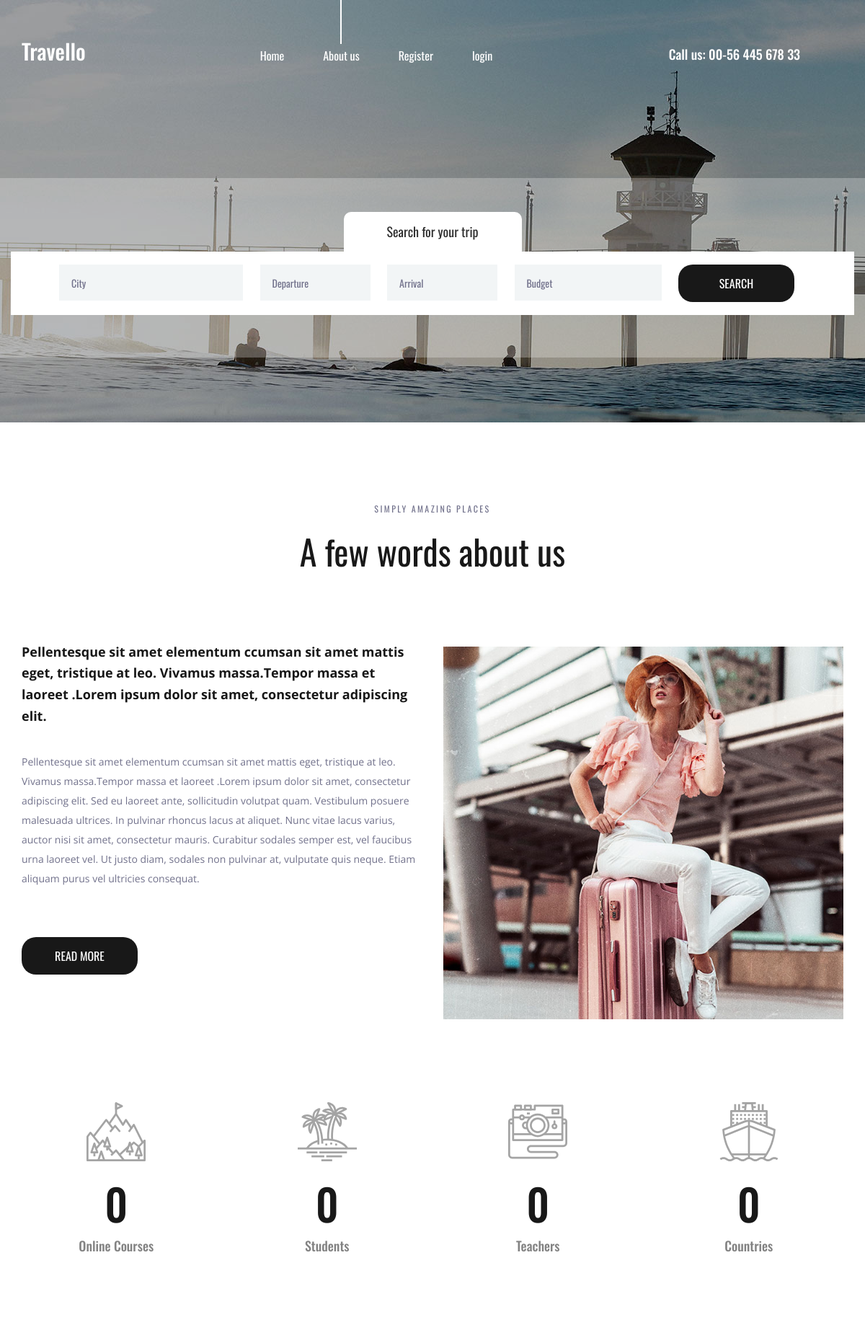
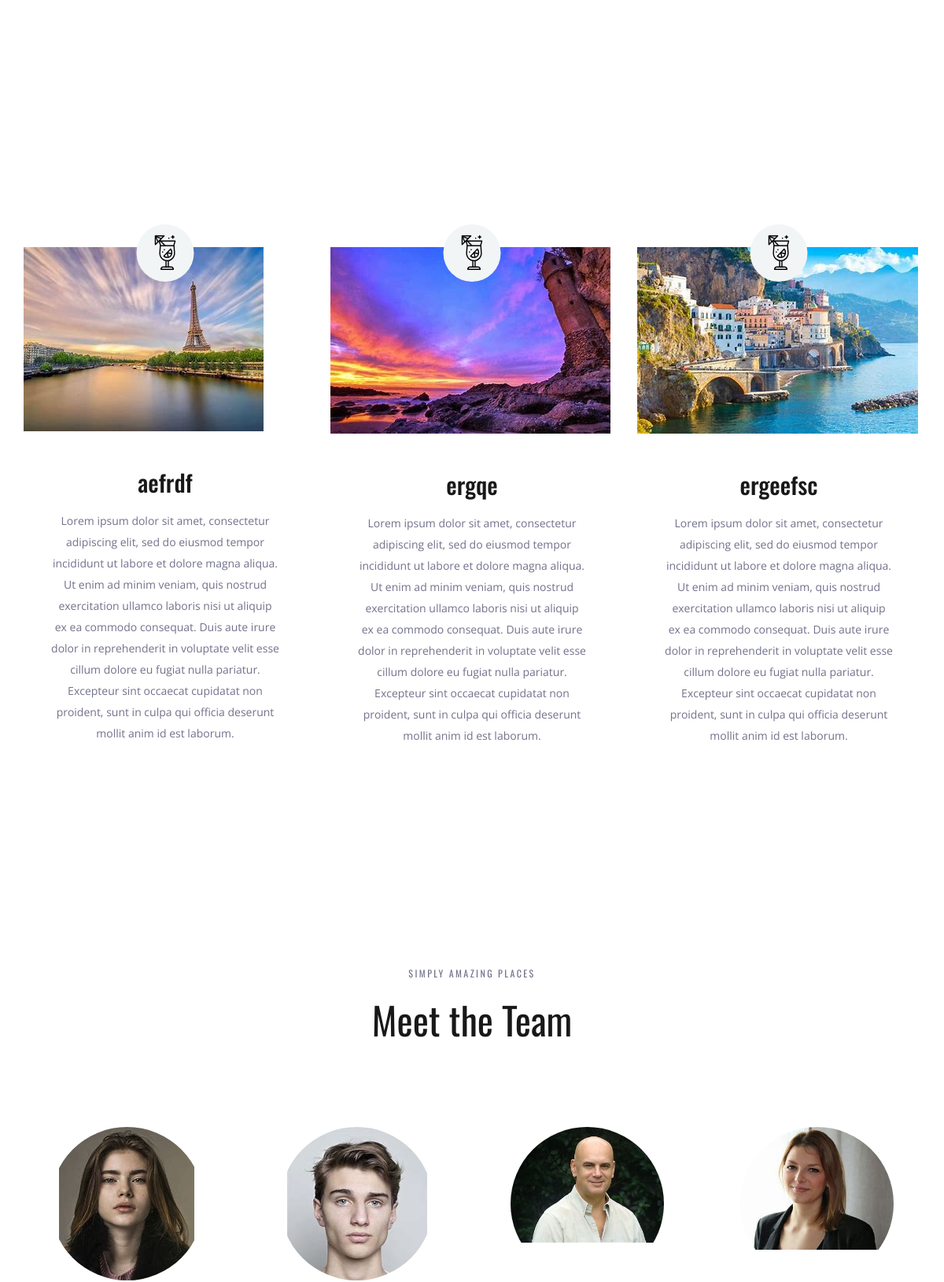
The page / (upper part) on the database its author committed (2 pictures, top to bottom).
### travelloapp/models.py (models this page shows, shortened)
class Destiny(models.Model):
    img=models.ImageField(upload_to='pics')
    name=models.CharField(max_length=200)
    desc=models.TextField()

class People(models.Model):
    photo=models.ImageField(upload_to='pic')
    person=models.CharField(max_length=200)
    design=models.TextField()

### travelloapp/views.py (the view)
# urls.py: path('',views.demo, name='demo')
def demo(request):
     dest=Destiny.objects.all()
     desti=People.objects.all()
     return render(request,'index.html',{'plac':dest,'place':desti})

### templates/index.html (shortened to what this page needs)
{% load static %}
<!DOCTYPE html>
<html lang="en">
<head>
<link rel="stylesheet" type="text/css" href="{% static 'styles/bootstrap4/bootstrap.min.css' %}">
<link href="{% static 'plugins/font-awesome-4.7.0/css/font-awesome.min.css' %}" rel="stylesheet" type="text/css'">
<link rel="stylesheet" type="text/css" href="{% static 'plugins/OwlCarousel2-2.2.1/owl.carousel.css' %}">
<link rel="stylesheet" type="text/css" href="{% static 'plugins/OwlCarousel2-2.2.1/owl.theme.default.css' %}">
<link rel="stylesheet" type="text/css" href="{% static 'plugins/OwlCarousel2-2.2.1/animate.css' %}">
<link rel="stylesheet" type="text/css" href="{% static 'styles/about.css' %}">
<link rel="stylesheet" type="text/css" href="{% static 'styles/about_responsive.css' %}">
</head>
<body>
<div class="super_container">
	<header class="header">
		<div class="container">
			<div class="row">
				<div class="col">
					<div class="header_content d-flex flex-row align-items-center justify-content-start">
						<div class="header_content_inner d-flex flex-row align-items-end justify-content-start">
							<div class="logo"><a href="index.html">Travello</a></div>
							<nav class="main_nav">
								<ul class="d-flex flex-row align-items-start justify-content-start">
									<li><a href="index.html">Home</a></li>
									<li class="active"><a href="about.html">About us</a></li>
									{% if user.is_authenticated %}
									<li>HELLO {{user.username}}</li>
									<li><a href="credentials/logout">logout</a></li>
									{% else %}
									<li><a href="credentials/register">Register</a></li>
									<li><a href="credentials/login">login</a></li>
									{% endif %}
								</ul>
							</nav>
							<div class="header_phone ml-auto">Call us: 00-56 445 678 33</div>
						</div>
					</div>
				</div>
			</div>
		</div>
	</header>
	<div class="home">
		<div class="background_image" style="background-image:url({% static 'images/about.jpg' %})"></div>
	</div>
	<div class="home_search">
		<div class="container">
			<div class="row">
				<div class="col">
					<div class="home_search_container">
						<div class="home_search_title">Search for your trip</div>
						<div class="home_search_content">
							<form action="#" class="home_search_form" id="home_search_form">
								<div class="d-flex flex-lg-row flex-column align-items-start justify-content-lg-between justify-content-start">
									<input type="text" class="search_input search_input_1" placeholder="City" required="required">
									<input type="text" class="search_input search_input_2" placeholder="Departure" required="required">
									<input type="text" class="search_input search_input_3" placeholder="Arrival" required="required">
									<input type="text" class="search_input search_input_4" placeholder="Budget" required="required">
									<button class="home_search_button">search</button>
								</div>
							</form>
						</div>
					</div>
				</div>
			</div>
		</div>
	</div>
	<div class="about">
		<div class="container">
			<div class="row">
				<div class="col text-center">
					<div class="section_subtitle">simply amazing places</div>
					<div class="section_title"><h2>A few words about us</h2></div>
				</div>
			</div>
			<div class="row about_row">
				<div class="col-lg-6">
					<div class="about_content">
						<div class="text_highlight">Pellentesque sit amet elementum ccumsan sit amet mattis eget, tristique at leo. Vivamus massa.Tempor massa et laoreet .Lorem ipsum dolor sit amet, consectetur adipiscing elit.</div>
						<div class="about_text">
							<p>Pellentesque sit amet elementum ccumsan sit amet mattis eget, tristique at leo. Vivamus massa.Tempor massa et laoreet .Lorem ipsum dolor sit amet, consectetur adipiscing elit. Sed eu laoreet ante, sollicitudin volutpat quam. Vestibulum posuere malesuada ultrices. In pulvinar rhoncus lacus at aliquet. Nunc vitae lacus varius, auctor nisi sit amet, consectetur mauris. Curabitur sodales semper est, vel faucibus urna laoreet vel. Ut justo diam, sodales non pulvinar at, vulputate quis neque. Etiam aliquam purus vel ultricies consequat.</p>
						</div>
						<div class="button about_button"><a href="#">read more</a></div>
					</div>
				</div>
				<div class="col-lg-6">
					<div class="about_image"><img src="{% static 'images/about_1.jpg' %}" alt=""></div>
				</div>
			</div>
		</div>
	</div>
	<div class="milestones">
		<div class="container">
			<div class="row">
				<div class="col-lg-3 milestone_col">
					<div class="milestone text-center">
						<div class="milestone_icon"><img src="{% static 'images/mountain.svg' %}" alt=""></div>
						<div class="milestone_counter" data-end-value="17">0</div>
						<div class="milestone_text">Online Courses</div>
					</div>
				</div>
				<div class="col-lg-3 milestone_col">
					<div class="milestone text-center">
						<div class="milestone_icon"><img src="{% static 'images/island.svg' %}" alt=""></div>
						<div class="milestone_counter" data-end-value="213">0</div>
						<div class="milestone_text">Students</div>
					</div>
				</div>
				<div class="col-lg-3 milestone_col">
					<div class="milestone text-center">
						<div class="milestone_icon"><img src="{% static 'images/camera.svg' %}" alt=""></div>
						<div class="milestone_counter" data-end-value="11923">0</div>
						<div class="milestone_text">Teachers</div>
					</div>
				</div>
				<div class="col-lg-3 milestone_col">
					<div class="milestone text-center">
						<div class="milestone_icon"><img src="{% static 'images/boat.svg' %}" alt=""></div>
						<div class="milestone_counter" data-end-value="15">0</div>
						<div class="milestone_text">Countries</div>
					</div>
				</div>
			</div>
		</div>
	</div>
	<div class="why">
		<div class="parallax_background parallax-window" data-parallax="scroll" data-image-src="{% static 'images/why.jpg' %}" data-speed="0.8"></div>
		<div class="container">
			<div class="row">
				<div class="col text-center">
					<div class="section_subtitle">simply amazing places</div>
					<div class="section_title"><h2>Why choose us?</h2></div>
				</div>
			</div>
			<div class="row why_row">
				{% for i in plac %}
				<div class="col-lg-4 why_col">
					<div class="why_item">
						<div class="why_image">
							<img src="{{i.img.url}}" alt="">
							<div class="why_icon d-flex flex-column align-items-center justify-content-center">
								<img src="{% static 'images/why_2.svg' %}" alt="">
							</div>
						</div>
						<div class="why_content text-center">
							<div class="why_title">{{i.name}}</div>
							<div class="why_text">
								<p>{{i.desc}}</p>
							</div>
						</div>
					</div>
				</div>
				{% endfor %}
			</div>
		</div>
	</div>
	<div class="team">
		<div class="container">
			<div class="row">
				<div class="col text-center">
					<div class="section_subtitle">simply amazing places</div>
					<div class="section_title"><h2>Meet the Team</h2></div>
				</div>
			</div>
			<div class="row team_row">
				{% for i in place %}
				<div class="col-xl-3 col-md-6 team_col">
					<div class="team_item d-flex flex-column align-items-center justify-content-start text-center">
						<div class="team_image"><img src="{{i.photo.url}}" alt=""></div>
					</div>
				</div>
				{% endfor %}
			</div>
		</div>
	</div>
</div>
</body>
</html>

### rows shown on the page
Destiny: img (picture), name "aefrdf", desc "Lorem ipsum dolor sit amet, consectetur adipiscing elit, sed do eiusmod tempor incididunt ut labore et dolore magna aliqua. Ut enim ad minim veniam, quis nostrud exercitation ullamco laboris nisi ut aliquip ex ea commodo consequat. Duis aute irure dolor in reprehenderit in voluptate velit esse cillum dolore eu fugiat nulla pariatur. Excepteur sint occaecat cupidatat non proident, sunt in culpa qui officia deserunt mollit anim id est laborum."
Destiny: img (picture), name "ergqe", desc "Lorem ipsum dolor sit amet, consectetur adipiscing elit, sed do eiusmod tempor incididunt ut labore et dolore magna aliqua. Ut enim ad minim veniam, quis nostrud exercitation ullamco laboris nisi ut aliquip ex ea commodo consequat. Duis aute irure dolor in reprehenderit in voluptate velit esse cillum dolore eu fugiat nulla pariatur. Excepteur sint occaecat cupidatat non proident, sunt in culpa qui officia deserunt mollit anim id est laborum."
Destiny: img (picture), name "ergeefsc", desc "Lorem ipsum dolor sit amet, consectetur adipiscing elit, sed do eiusmod tempor incididunt ut labore et dolore magna aliqua. Ut enim ad minim veniam, quis nostrud exercitation ullamco laboris nisi ut aliquip ex ea commodo consequat. Duis aute irure dolor in reprehenderit in voluptate velit esse cillum dolore eu fugiat nulla pariatur. Excepteur sint occaecat cupidatat non proident, sunt in culpa qui officia deserunt mollit anim id est laborum."
People: photo (picture)
People: photo (picture)
People: photo (picture)
People: photo (picture)
